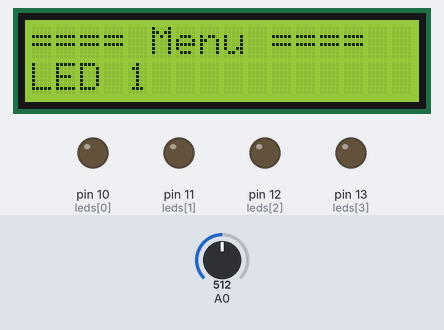
The sketch below on a simulated Arduino Uno, built with avr-gcc and run on an emulated ATmega328P. Parts: 16×2 character LCD, output pins drawn as LEDs (lit = HIGH). The inputs (shaded band) are chosen by the test bench; at power-on: A0 = 512.

Above: at 2.2 s.
2.3 s: A0 set to 583
3.8 s: A0 set to 613
At 4.2 s:
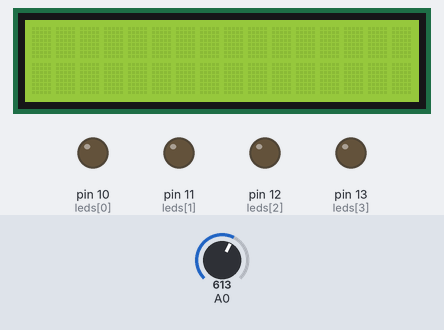
5.3 s: A0 set to 63
At 6.1 s:
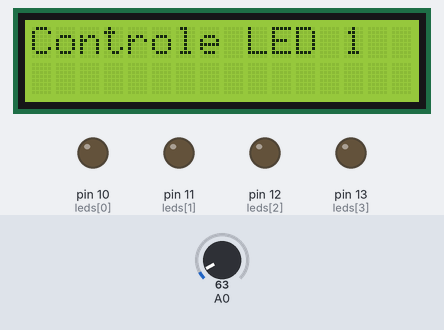
6.8 s: A0 set to 54
At 7.6 s:
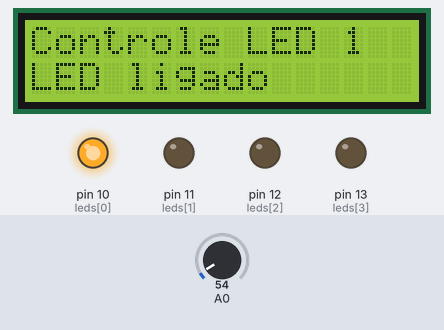
8.3 s: A0 set to 391
9.8 s: A0 set to 407
At 11.1 s:
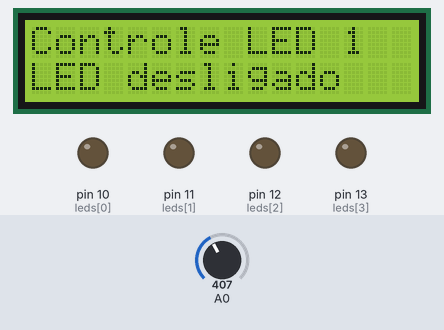
Timing chart, 0 to 12.3 s (numbered marks = the images above; inputs shaded):
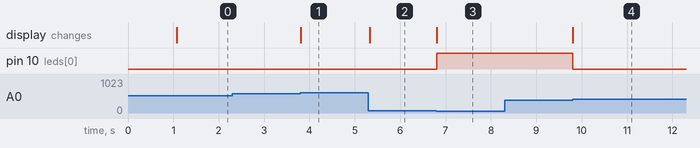

Measured:
- the behaviour switches between 599 and 600 on A0 (found by bisection; images 0 and 1)
- the behaviour switches between 60 and 59 on A0 (found by bisection; images 2 and 3)
- the behaviour switches between 399 and 400 on A0 (found by bisection; images 3 and 4)
- after the input at 2.3 s, every drawn part: stays the same
- after the input at 3.8 s, the display: changes at once (image 1)
- after the input at 5.3 s, the display: changes at once (image 2)
- after the input at 6.8 s, pin 10 (leds[0]): LOW → HIGH at once; the display: changes at once (image 3)
- after the input at 8.3 s, every drawn part: stays the same
- after the input at 9.8 s, pin 10 (leds[0]): HIGH → LOW at once; the display: changes at once (image 4)

The sketch:

exerciceoled.ino
```cpp
#include <LiquidCrystal.h>
LiquidCrystal lcd(8, 9, 4, 5, 6, 7);

// LEDs
int leds[4] = {10, 11, 12, 13};

// Controle de menu
int menuIndex = 0;
bool emControle = false;

// Leitura dos botões
int lerBotao() {
  int leitura = analogRead(A0);

  if (leitura < 60) return 1; // RIGHT
  if (leitura < 200) return 2; // UP
  if (leitura < 400) return 3; // DOWN
  if (leitura < 600) return 4; // LEFT
  if (leitura < 800) return 5; // SELECT

  return 0; // nenhum
}

void setup() {
  lcd.begin(16, 2);
  lcd.print("Leitura Botao");
  delay(1000);
  lcd.clear();

  for (int i = 0; i < 4; i++) {
    pinMode(leds[i], OUTPUT);
  }
}

void loop() {
  int botao = lerBotao();

  if (!emControle) {
    lcd.setCursor(0, 0);
    lcd.print("==== Menu ====");

    lcd.setCursor(0, 1);
    lcd.print("LED ");
    lcd.print(menuIndex + 1);
    lcd.print(" ");

    if (botao == 3) {
      menuIndex++;
      if (menuIndex > 3) menuIndex = 0;
      delay(300);
    }

    if (botao == 2) {
      menuIndex--;
      if (menuIndex < 0) menuIndex = 3;
      delay(300);
    }

    if (botao == 5) {
      emControle = true;
      lcd.clear();
      delay(300);
    }

  } else {
    lcd.setCursor(0, 0);
    lcd.print("Controle LED ");
    lcd.print(menuIndex + 1);

    if (botao == 1) {
      digitalWrite(leds[menuIndex], HIGH);
      lcd.setCursor(0, 1);
      lcd.print("LED ligado ");
      delay(300);
    }

    if (botao == 4) {
      digitalWrite(leds[menuIndex], LOW);
      lcd.setCursor(0, 1);
      lcd.print("LED desligado ");
      delay(300);
    }

    if (botao == 5) {
      emControle = false;
      lcd.clear();
      delay(300);
    }
  }
}
```
